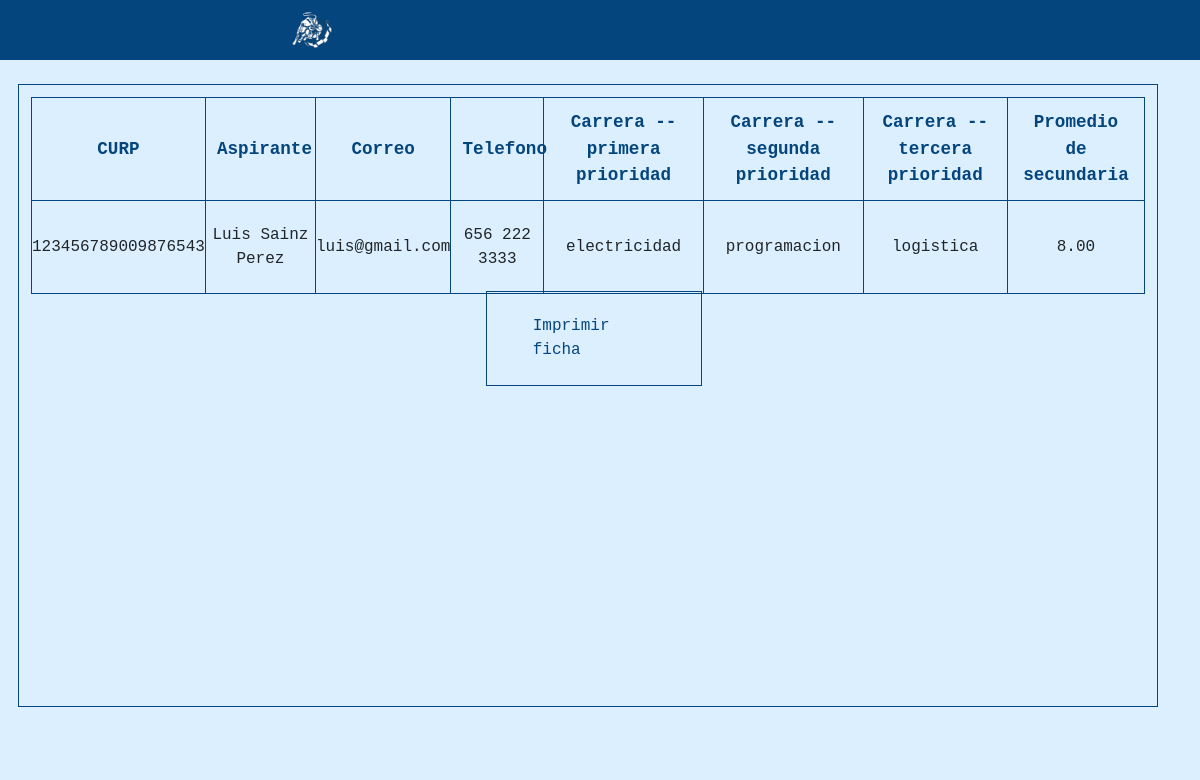
Screenshot of /consulta.php?curp=123456789009876543 with the database file from the repository.
### tables this page shows
CREATE TABLE `alumno` (
  `num_folio` int(100) NOT NULL,
  `curp` varchar(18) NOT NULL,
  `nombre_alumno` varchar(50) NOT NULL,
  `apellido_paterno` varchar(50) NOT NULL,
  `apellido_materno` varchar(50) NOT NULL,
  `nacimiento_alumno` date NOT NULL,
  `telefono` varchar(20) NOT NULL,
  `nombre_padre` varchar(100) NOT NULL,
  `nombre_madre` varchar(100) NOT NULL,
  `correo` varchar(50) NOT NULL
);

CREATE TABLE `escolares` (
  `num_folio` int(100) NOT NULL,
  `carrera1` varchar(100) NOT NULL,
  `carrera2` varchar(100) NOT NULL,
  `carrera3` varchar(100) NOT NULL,
  `secundaria` varchar(100) NOT NULL,
  `calificacion` float(10,2) NOT NULL
);

### consulta.php (the view, shortened to what this page needs)
<?php
include("db.php");
?>
<!DOCTYPE html>
<html lang="en">
<head>
    <link href="https://cdn.jsdelivr.net/npm/bootstrap@5.0.0-beta1/dist/css/bootstrap.min.css" rel="stylesheet">
</head>
<body class="body">
    <div class="nav">
        <a href="index.php" class="logo"><img src="logo.png" class="logo_img" alt=""></a>
    </div>
    <div class="contenedor" id="cont">
        <div class="div1">
            <table class="tabla">
                <thead>
                    <tr>
                        <th class="titulo">CURP</th>
                        <th class="titulo">Aspirante</th>
                        <th class="titulo">Correo</th>
                        <th class="titulo">Telefono</th>
                        <th class="titulo">Carrera -- primera prioridad</th>
                        <th class="titulo">Carrera -- segunda prioridad</th>
                        <th class="titulo">Carrera -- tercera prioridad</th>
                        <th class="titulo">Promedio de secundaria</th>
                    </tr>
                </thead>
                <tbody>
                    <?php
                        $curp = $_REQUEST['curp'];
                        $sentencia = "SELECT * FROM alumno,escolares WHERE alumno.curp = '$curp' AND alumno.num_folio = escolares.num_folio";
                        $consultar = $db->query($sentencia);
                        while ($imprimir = $consultar->fetch_assoc()) {
                        ?>
                            <tr>
                                <td class="celda_grande"><?php echo $imprimir['curp']; ?></td>
                                <td class="celda_grande"><?php echo $imprimir['nombre_alumno']." ".$imprimir['apellido_paterno']." ".$imprimir['apellido_materno']; ?></td>
                                <td class="celda_grande"><?php echo $imprimir['correo']; ?></td>
                                <td class="celda"><?php echo $imprimir['telefono']; ?></td>
                                <td class="celda"><?php echo $imprimir['carrera1']; ?></td>
                                <td class="celda"><?php echo $imprimir['carrera2']; ?></td>
                                <td class="celda"><?php echo $imprimir['carrera3']; ?></td>
                                <td class="celda"><?php echo $imprimir['calificacion']; ?></td>
                                <a href="pdf.php?id=<?php echo $imprimir['num_folio']; ?>" class="imprimir">Imprimir ficha</a>
                            </tr>
                        <?php
                        };
                    ?>
                </tbody>
            </table>
        </div>
    </div>
    <div class="footer">
        <a class="logo">Cbtis 270, Cd. Juarez, Chihuahua</a>
    </div>
</body>
</html>

### consulta.php (style rules this page uses)
.logo_img { width: 20%; }
.body { margin: 0px; background-color: #DCEFFF; overflow: hidden; }
.nav { position: static; background-color: #04457D; width: 100%; display: flex; justify-content: space-evenly; padding: 1% 0px; font-family: monospace; }
.logo { text-decoration: none; color: white; font-family: monospace; }
.contenedor { min-width: 100%; max-width: 100%; min-height: 86.5%; max-height: 86.5%; position: fixed; background-color: #DCEFFF; display: flex; transition: .4s; font-family: monospace; overflow: auto; }
.div1 { margin-left: 1.5%; margin-top: 2%; position: absolute; border: 1px solid #04457D; min-width: 95%; max-width: 95%; min-height: 90%; padding: 1% 1%; }
.footer { background-color: #04457D; height: 7.5%; width: 100%; display: flex; justify-content: center; padding: 1.5% 0px; margin-top: 40%; }
.tabla { border-collapse: collapse; border: 1px solid #04457D; min-width: 100%; }
.celda { border: 1px solid #04457D; text-align: center; padding: 2% 0%; overflow: auto; }
.celda_grande { border: 1px solid #04457D; text-align: center; padding: 2% 0%; margin: 0px 1%; overflow: auto; }
.titulo { border: 1px solid #04457D; text-align: center; padding: 1%; font-size: 1.1em; color: #04457D; }
.imprimir { border: 1px solid #04457D; padding: 2% 4%; margin: 17% 40%; position: absolute; text-decoration: none; color: #04457D; transition: .5s; }

### rows the page displays
alumno: curp "123456789009876543", nombre_alumno "Luis", apellido_paterno "Sainz", apellido_materno "Perez", correo "luis@gmail.com", telefono "656 222 3333", escolares.carrera1 "electricidad", escolares.carrera2 "programacion", escolares.carrera3 "logistica", escolares.calificacion "8.00"
